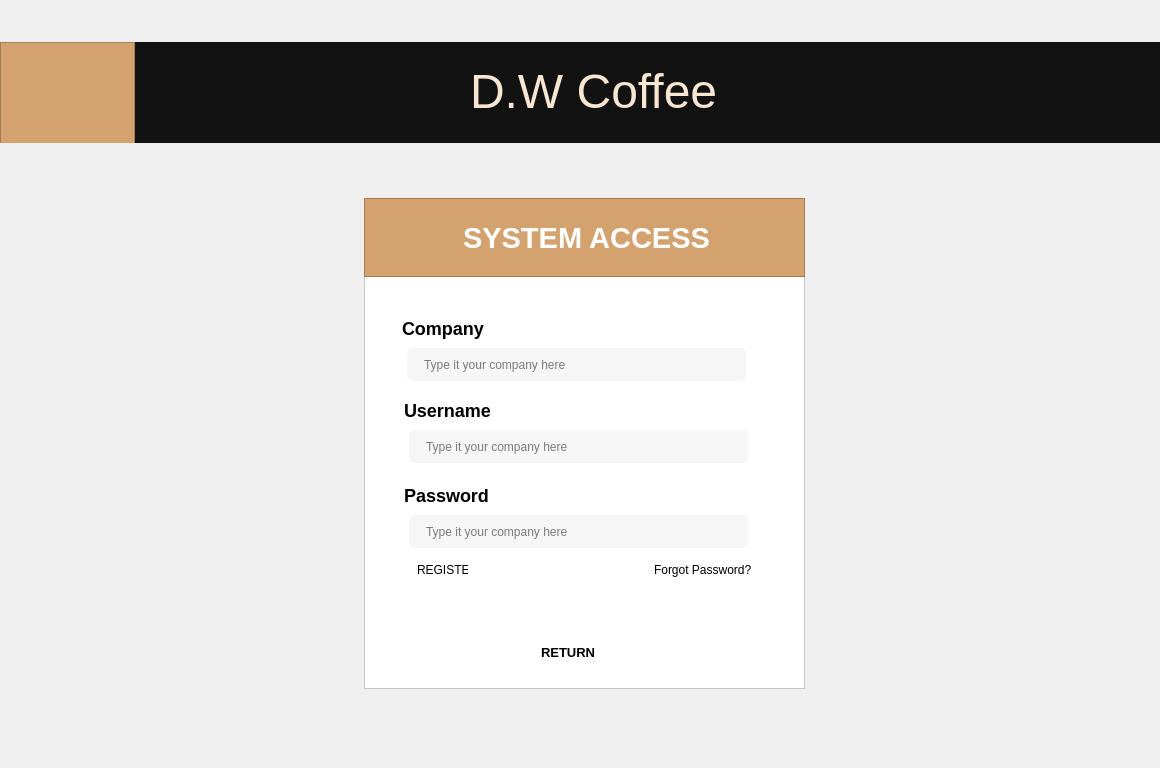
<?xml version="1.0" encoding="UTF-8"?>
<ui version="4.0">
 <class>Dialog</class>
 <widget class="QDialog" name="Dialog">
  <property name="geometry">
   <rect>
    <x>0</x>
    <y>0</y>
    <width>1160</width>
    <height>768</height>
   </rect>
  </property>
  <property name="windowTitle">
   <string>Dialog</string>
  </property>
  <widget class="QFrame" name="frame">
   <property name="geometry">
    <rect>
     <x>0</x>
     <y>42</y>
     <width>1161</width>
     <height>101</height>
    </rect>
   </property>
   <property name="styleSheet">
    <string notr="true">background-color: #121212</string>
   </property>
   <property name="frameShape">
    <enum>QFrame::StyledPanel</enum>
   </property>
   <property name="frameShadow">
    <enum>QFrame::Raised</enum>
   </property>
   <widget class="QFrame" name="frame_2">
    <property name="geometry">
     <rect>
      <x>0</x>
      <y>0</y>
      <width>135</width>
      <height>102</height>
     </rect>
    </property>
    <property name="styleSheet">
     <string notr="true">background-color: #D4A26F</string>
    </property>
    <property name="frameShape">
     <enum>QFrame::StyledPanel</enum>
    </property>
    <property name="frameShadow">
     <enum>QFrame::Raised</enum>
    </property>
    <widget class="QLabel" name="label">
     <property name="geometry">
      <rect>
       <x>18</x>
       <y>6</y>
       <width>98</width>
       <height>90</height>
      </rect>
     </property>
     <property name="styleSheet">
      <string notr="true">image: url(:/imagens/cGUFyIrl2tqx3cWHufs9--1--5d252-svg (1) 4.png);</string>
     </property>
     <property name="text">
      <string/>
     </property>
    </widget>
   </widget>
   <widget class="QLabel" name="label_2">
    <property name="geometry">
     <rect>
      <x>470</x>
      <y>4</y>
      <width>281</width>
      <height>91</height>
     </rect>
    </property>
    <property name="styleSheet">
     <string notr="true">color: #F8E6D3</string>
    </property>
    <property name="text">
     <string>&lt;html&gt;&lt;head/&gt;&lt;body&gt;&lt;p&gt;&lt;span style=&quot; font-size:36pt;&quot;&gt;D.W Coffee&lt;/span&gt;&lt;/p&gt;&lt;/body&gt;&lt;/html&gt;</string>
    </property>
   </widget>
  </widget>
  <widget class="QFrame" name="frame_3">
   <property name="geometry">
    <rect>
     <x>364</x>
     <y>198</y>
     <width>441</width>
     <height>491</height>
    </rect>
   </property>
   <property name="styleSheet">
    <string notr="true">background-color: white;
border: .5px solid rgba(0, 0, 0, .3)</string>
   </property>
   <property name="frameShape">
    <enum>QFrame::StyledPanel</enum>
   </property>
   <property name="frameShadow">
    <enum>QFrame::Raised</enum>
   </property>
   <widget class="QFrame" name="frame_4">
    <property name="geometry">
     <rect>
      <x>0</x>
      <y>0</y>
      <width>441</width>
      <height>79</height>
     </rect>
    </property>
    <property name="styleSheet">
     <string notr="true">background-color: #D4A26F;
border-bottom-color: transparent;</string>
    </property>
    <property name="frameShape">
     <enum>QFrame::StyledPanel</enum>
    </property>
    <property name="frameShadow">
     <enum>QFrame::Raised</enum>
    </property>
    <widget class="QLabel" name="label_3">
     <property name="geometry">
      <rect>
       <x>99</x>
       <y>4</y>
       <width>251</width>
       <height>73</height>
      </rect>
     </property>
     <property name="styleSheet">
      <string notr="true">color: white;
font-weight: bold;
border-color: transparent</string>
     </property>
     <property name="text">
      <string>&lt;html&gt;&lt;head/&gt;&lt;body&gt;&lt;p&gt;&lt;span style=&quot; font-size:22pt;&quot;&gt;SYSTEM ACCESS&lt;/span&gt;&lt;/p&gt;&lt;/body&gt;&lt;/html&gt;</string>
     </property>
    </widget>
   </widget>
   <widget class="QLabel" name="label_4">
    <property name="geometry">
     <rect>
      <x>38</x>
      <y>115</y>
      <width>91</width>
      <height>31</height>
     </rect>
    </property>
    <property name="styleSheet">
     <string notr="true">border-color: transparent;
font-size: 18px;
font-weight: 500;</string>
    </property>
    <property name="text">
     <string>Company</string>
    </property>
   </widget>
   <widget class="QLineEdit" name="lineEdit">
    <property name="geometry">
     <rect>
      <x>43</x>
      <y>150</y>
      <width>339</width>
      <height>33</height>
     </rect>
    </property>
    <property name="styleSheet">
     <string notr="true">QLineEdit{
	border-radius: 5px;
	background-color: #F6F6F6;
	padding-left: 15px;
}

QLineEdit:hover{
	border: .5px solid rgba(0, 0, 0, 1);
}</string>
    </property>
    <property name="placeholderText">
     <string>Type it your company here</string>
    </property>
   </widget>
   <widget class="QLineEdit" name="lineEdit_2">
    <property name="geometry">
     <rect>
      <x>45</x>
      <y>232</y>
      <width>339</width>
      <height>33</height>
     </rect>
    </property>
    <property name="styleSheet">
     <string notr="true">QLineEdit{
	border-radius: 5px;
	background-color: #F6F6F6;
	padding-left: 15px;
}


QLineEdit:hover{
	border: .5px solid rgba(0, 0, 0, 1);
}</string>
    </property>
    <property name="placeholderText">
     <string>Type it your company here</string>
    </property>
   </widget>
   <widget class="QLabel" name="label_5">
    <property name="geometry">
     <rect>
      <x>40</x>
      <y>197</y>
      <width>95</width>
      <height>31</height>
     </rect>
    </property>
    <property name="styleSheet">
     <string notr="true">border-color: transparent;
font-size: 18px;
font-weight: 500;</string>
    </property>
    <property name="text">
     <string>Username</string>
    </property>
   </widget>
   <widget class="QLineEdit" name="lineEdit_3">
    <property name="geometry">
     <rect>
      <x>45</x>
      <y>317</y>
      <width>339</width>
      <height>33</height>
     </rect>
    </property>
    <property name="styleSheet">
     <string notr="true">QLineEdit{
	border-radius: 5px;
	background-color: #F6F6F6;
	padding-left: 15px;
}

QLineEdit:hover{
	border: .5px solid rgba(0, 0, 0, 1);
}</string>
    </property>
    <property name="placeholderText">
     <string>Type it your company here</string>
    </property>
   </widget>
   <widget class="QLabel" name="label_6">
    <property name="geometry">
     <rect>
      <x>40</x>
      <y>282</y>
      <width>91</width>
      <height>31</height>
     </rect>
    </property>
    <property name="styleSheet">
     <string notr="true">border-color: transparent;
font-size: 18px;
font-weight: 500;</string>
    </property>
    <property name="text">
     <string>Password</string>
    </property>
   </widget>
   <widget class="QLabel" name="label_7">
    <property name="geometry">
     <rect>
      <x>50</x>
      <y>365</y>
      <width>54</width>
      <height>16</height>
     </rect>
    </property>
    <property name="cursor">
     <cursorShape>PointingHandCursor</cursorShape>
    </property>
    <property name="styleSheet">
     <string notr="true">QLabel{
	border-color: transparent;	
	background-color: transparent;
	padding: 0px;
	padding-bottom: 3px;
	border-bottom: .5px solid rgba(0, 0, 0, .3)
}

QLabel:hover{
	color: #D4A26F;
	border-bottom-color: #D4A26F;
}

</string>
    </property>
    <property name="text">
     <string>REGISTER</string>
    </property>
   </widget>
   <widget class="QLabel" name="label_8">
    <property name="geometry">
     <rect>
      <x>290</x>
      <y>362</y>
      <width>100</width>
      <height>19</height>
     </rect>
    </property>
    <property name="cursor">
     <cursorShape>PointingHandCursor</cursorShape>
    </property>
    <property name="styleSheet">
     <string notr="true">QLabel{
	border-color: transparent;
	background-color: transparent;
	padding: 0px;
}

QLabel:hover{
	color: #D4A26F;
}
</string>
    </property>
    <property name="text">
     <string>Forgot Password?</string>
    </property>
   </widget>
   <widget class="QPushButton" name="pushButton">
    <property name="geometry">
     <rect>
      <x>142</x>
      <y>402</y>
      <width>130</width>
      <height>36</height>
     </rect>
    </property>
    <property name="cursor">
     <cursorShape>PointingHandCursor</cursorShape>
    </property>
    <property name="styleSheet">
     <string notr="true">QPushButton{
	border-color: transparent;
	background-color: rgba(61, 21, 21, .75);
	color: white;
	font-weight: bold;
	padding: 5px;
	border-radius: 5px;
	font-size: 15px
}

QPushButton:hover{
	background-color: rgba(61, 21, 21, 1);
}

</string>
    </property>
    <property name="text">
     <string>LOG IN</string>
    </property>
   </widget>
   <widget class="QLabel" name="label_9">
    <property name="geometry">
     <rect>
      <x>177</x>
      <y>446</y>
      <width>54</width>
      <height>16</height>
     </rect>
    </property>
    <property name="cursor">
     <cursorShape>PointingHandCursor</cursorShape>
    </property>
    <property name="styleSheet">
     <string notr="true">QLabel{
	border-color: transparent;
	background-color: transparent;
	padding: 0px;
	font-size: 13px;
	font-weight: 700;
}

QLabel:hover{
	color: rgba(61, 21, 21, .75)
}

</string>
    </property>
    <property name="text">
     <string>RETURN</string>
    </property>
   </widget>
  </widget>
 </widget>
 <resources>
  <include location="../../imagens/imagens.qrc"/>
 </resources>
 <connections/>
</ui>
